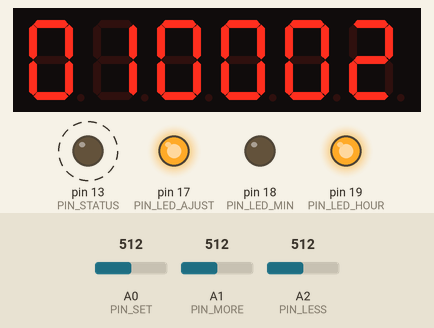
Bench run of a sketch on a simulated Arduino Uno, built with avr-gcc and run on an emulated ATmega328P. Parts: 6-digit seven-segment display, output pins drawn as LEDs (lit = HIGH). Wiring (inferred from the names in the program): 6-digit 7-segment display, segments lit when LOW: segments pin 0, pin 1, pin 2, pin 3, pin 4, pin 5, pin 6; digit selects pin 7, pin 8, pin 9, pin 10, pin 11, pin 12. Dashed ring = blinking. The inputs (shaded band) are chosen by the test bench; at power-on: A0 (PIN_SET) = 512, A1 (PIN_MORE) = 512, A2 (PIN_LESS) = 512. The segment pins are drawn as the display they are named for; pins used as bus, display or sensor lines are not drawn.

Above: at 1.8 s.
1.9 s: A0 (PIN_SET) set to 211
5.5 s: A0 (PIN_SET) set to 184
At 6.9 s:
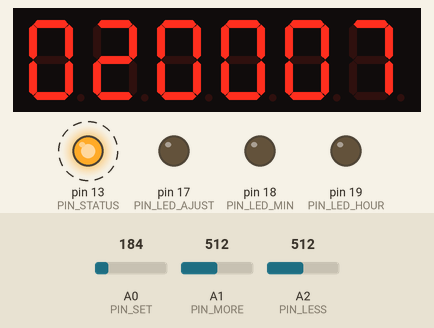
8.6 s: A0 (PIN_SET) set to 210
At 11.0 s:
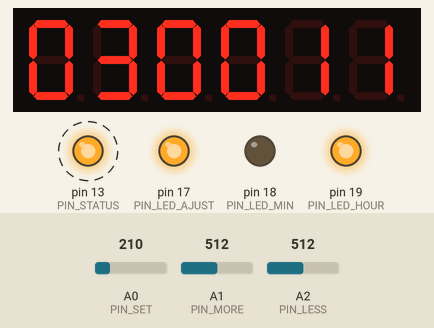
11.7 s: A1 (PIN_MORE) set to 190
At 13.0 s:
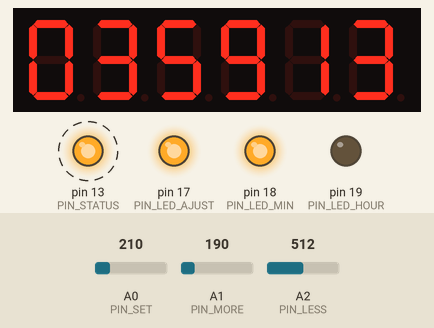
14.7 s: A2 (PIN_LESS) set to 190
At 16.1 s:
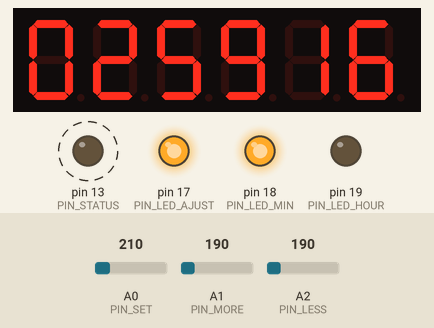
17.8 s: A1 (PIN_MORE) set to 210
At 19.0 s:
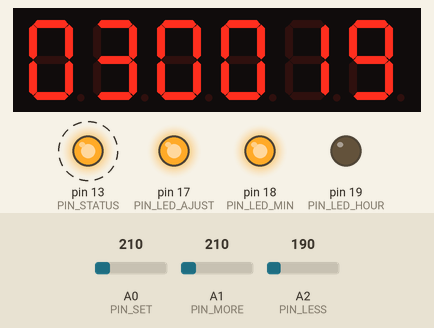
Timing chart, 0 to 21.9 s (numbered marks = the images above; inputs shaded):
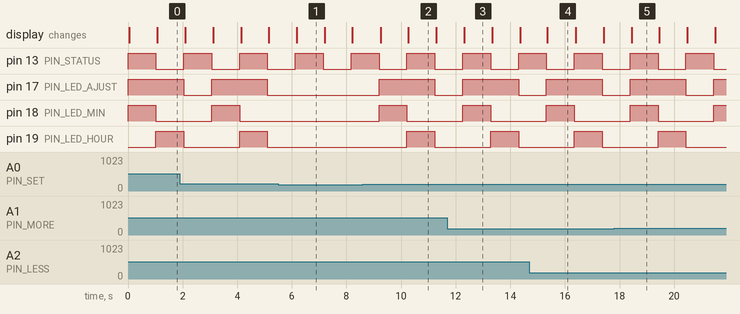

Measured:
- the behaviour switches between 200 and 199 on A0 (PIN_SET) (found by bisection; images 0 and 1)
- after the input at 5.5 s, pin 17 (PIN_LED_AJUST), pin 18 (PIN_LED_MIN): stays LOW (without the input it goes to HIGH after 0.63 s); pin 19 (PIN_LED_HOUR): stays LOW (without the input it goes to HIGH after 1.7 s)
- after the input at 8.6 s, pin 17 (PIN_LED_AJUST): LOW → HIGH after 0.59 s, → LOW 2.0 s later; pin 18 (PIN_LED_MIN): LOW → HIGH after 0.59 s, → LOW 1.0 s later; pin 19 (PIN_LED_HOUR): LOW → HIGH after 1.6 s, → LOW 1.0 s later
- by itself, pin 13 (PIN_STATUS): alternates HIGH for 1.0 s and LOW for 1.0 s
- what the display in image 1 shows lasts 1.0 s, from 6.2 s to 7.2 s

The sketch:

digitalClock.ino
```cpp
/*
  Digital clock watch with Arduino (ATmega 328) and 7 segment Display (MPX6 CA)

                             Sadraque Nunes
                             sadaquenunesmartiniano@gmail.com
    7 SEGMENT DISPLAY        07/06/2020
           A
    ::::::::::::::::         PIN OUT (Display)
    ::            ::
  F ::            :: B       IO0  -> SEGMENT A
    ::            ::         IO1  -> SEGMENT B
    ::     G      ::         IO2  -> SEGMENT C
    ::::::::::::::::         IO3  -> SEGMENT D
    ::            ::         IO4  -> SEGMENT E
  E ::            :: C       IO5  -> SEGMENT F
    ::            ::         IO6  -> SEGMENT G
    ::            ::         IO7  -> DISPLAY 1
    :::::::::::::::: ::      IO8  -> DISPLAY 2
           D         DP      IO9  -> DISPLAY 3
                             IO10 -> DISPLAY 4
                             IO11 -> DISPLAY 5
                             IO12 -> DISPLAY 6


*/


//timers
short int const PROGMEM DISPLAY_TIME = 1;
short int const PROGMEM TIME = 160;

//constants
short int const PROGMEM PIN_A = 0;
short int const PROGMEM PIN_B = 1;
short int const PROGMEM PIN_C = 2;
short int const PROGMEM PIN_D = 3;
short int const PROGMEM PIN_E = 4;
short int const PROGMEM PIN_F = 5;
short int const PROGMEM PIN_G = 6;
short int const PROGMEM PIN_1 = 7;
short int const PROGMEM PIN_2 = 8;
short int const PROGMEM PIN_3 = 9;
short int const PROGMEM PIN_4 = 10;
short int const PROGMEM PIN_5 = 11;
short int const PROGMEM PIN_6 = 12;
short int const PROGMEM PIN_STATUS = 13;
short int const PROGMEM PIN_SET = 14;
short int const PROGMEM PIN_MORE = 15;
short int const PROGMEM PIN_LESS = 16;
short int const PROGMEM PIN_LED_AJUST = 17;
short int const PROGMEM PIN_LED_MIN = 18;
short int const PROGMEM PIN_LED_HOUR = 19;


//clock control
short int seconds = 0;
short int minutes = 0;
short int hours = 0;
boolean ajust = false;
short int ajustCount = 0;

//components control
boolean sts = true; //status leds
short int set = false; //SET
short int more = false; //+
short int less = false; //-


//set the seconds
void setSeconds(){

  seconds = seconds + 1;
}

//set the minutes
void setMinutes(){

  minutes = minutes + 1;
}

//set the hours
void setHours(){

  hours = hours + 1;
}

//increments the minutes
void isMinute(){

  if(seconds == 60){
    setMinutes();
    seconds = 0;
  }
}

//increments the hours
void isHour(){

  if(minutes == 60){
    setHours();
    minutes = 0;
  }
}

//reset hour (23 to 00)
void resetHour(){

  if(hours == 24){

    hours = 0;
 }

}

//show leds status (the four flashing leds)
void showStatus(boolean state){

  if(state == true){

    digitalWrite(PIN_STATUS, HIGH);
    sts = false;

  }
  else if(state == false){

    digitalWrite(PIN_STATUS, LOW);
    sts = true;

    }
}

//shows the number on the diplay
void showNumber(int number, int disp){

  if(number == 0){

    digitalWrite(PIN_A, LOW);//SEGMENT A
    digitalWrite(PIN_B, LOW);//SEGMENT B
    digitalWrite(PIN_C, LOW);//SEGMENT C
    digitalWrite(PIN_D, LOW);//SEGMENT D
    digitalWrite(PIN_E, LOW);//SEGMENT E
    digitalWrite(PIN_F, LOW);//SEGMENT F
    digitalWrite(PIN_G, HIGH);//SEGMENT G

    digitalWrite((6 + disp), HIGH);//DISPLAY
    delay(DISPLAY_TIME);
    digitalWrite((6 + disp), LOW);//DISPLAY
  }

  if(number == 1){

    digitalWrite(PIN_A, HIGH);//SEGMENT A
    digitalWrite(PIN_B, LOW);//SEGMENT B
    digitalWrite(PIN_C, LOW);//SEGMENT C
    digitalWrite(PIN_D, HIGH);//SEGMENT D
    digitalWrite(PIN_E, HIGH);//SEGMENT E
    digitalWrite(PIN_F, HIGH);//SEGMENT F
    digitalWrite(PIN_G, HIGH);//SEGMENT G

    digitalWrite((6 + disp), HIGH);//DISPLAY
    delay(DISPLAY_TIME);
    digitalWrite((6 + disp), LOW);//DISPLAY
  }

  if(number == 2){

    digitalWrite(PIN_A, LOW);//SEGMENT A
    digitalWrite(PIN_B, LOW);//SEGMENT B
    digitalWrite(PIN_C, HIGH);//SEGMENT C
    digitalWrite(PIN_D, LOW);//SEGMENT D
    digitalWrite(PIN_E, LOW);//SEGMENT E
    digitalWrite(PIN_F, HIGH);//SEGMENT F
    digitalWrite(PIN_G, LOW);//SEGMENT G

    digitalWrite((6 + disp), HIGH);//DISPLAY
    delay(DISPLAY_TIME);
    digitalWrite((6 + disp), LOW);//DISPLAY

  }

  if(number == 3){

    digitalWrite(PIN_A, LOW);//SEGMENT A
    digitalWrite(PIN_B, LOW);//SEGMENT B
    digitalWrite(PIN_C, LOW);//SEGMENT C
    digitalWrite(PIN_D, LOW);//SEGMENT D
    digitalWrite(PIN_E, HIGH);//SEGMENT E
    digitalWrite(PIN_F, HIGH);//SEGMENT F
    digitalWrite(PIN_G, LOW);//SEGMENT G

    digitalWrite((6 + disp), HIGH);//DISPLAY
    delay(DISPLAY_TIME);
    digitalWrite((6 + disp), LOW);//DISPLAY
  }

  if(number == 4){

    digitalWrite(PIN_A, HIGH);//SEGMENT A
    digitalWrite(PIN_B, LOW);//SEGMENT B
    digitalWrite(PIN_C, LOW);//SEGMENT C
    digitalWrite(PIN_D, HIGH);//SEGMENT D
    digitalWrite(PIN_E, HIGH);//SEGMENT E
    digitalWrite(PIN_F, LOW);//SEGMENT F
    digitalWrite(PIN_G, LOW);//SEGMENT G

    digitalWrite((6 + disp), HIGH);//DISPLAY
    delay(DISPLAY_TIME);
    digitalWrite((6 + disp), LOW);//DISPLAY
  }

  if(number == 5){

    digitalWrite(PIN_A, LOW);//SEGMENT A
    digitalWrite(PIN_B, HIGH);//SEGMENT B
    digitalWrite(PIN_C, LOW);//SEGMENT C
    digitalWrite(PIN_D, LOW);//SEGMENT D
    digitalWrite(PIN_E, HIGH);//SEGMENT E
    digitalWrite(PIN_F, LOW);//SEGMENT F
    digitalWrite(PIN_G, LOW);//SEGMENT G

    digitalWrite((6 + disp), HIGH);//DISPLAY
    delay(DISPLAY_TIME);
    digitalWrite((6 + disp), LOW);//DISPLAY
  }

  if(number == 6){

    digitalWrite(PIN_A, LOW);//SEGMENT A
    digitalWrite(PIN_B, HIGH);//SEGMENT B
    digitalWrite(PIN_C, LOW);//SEGMENT C
    digitalWrite(PIN_D, LOW);//SEGMENT D
    digitalWrite(PIN_E, LOW);//SEGMENT E
    digitalWrite(PIN_F, LOW);//SEGMENT F
    digitalWrite(PIN_G, LOW);//SEGMENT G

    digitalWrite((6 + disp), HIGH);//DISPLAY
    delay(DISPLAY_TIME);
    digitalWrite((6 + disp), LOW);//DISPLAY
  }

  if(number == 7){

    digitalWrite(PIN_A, LOW);//SEGMENT A
    digitalWrite(PIN_B, LOW);//SEGMENT B
    digitalWrite(PIN_C, LOW);//SEGMENT C
    digitalWrite(PIN_D, HIGH);//SEGMENT D
    digitalWrite(PIN_E, HIGH);//SEGMENT E
    digitalWrite(PIN_F, HIGH);//SEGMENT F
    digitalWrite(PIN_G, HIGH);//SEGMENT G

    digitalWrite((6 + disp), HIGH);//DISPLAY
    delay(DISPLAY_TIME);
    digitalWrite((6 + disp), LOW);//DISPLAY
  }

  if(number == 8){

    digitalWrite(PIN_A, LOW);//SEGMENT A
    digitalWrite(PIN_B, LOW);//SEGMENT B
    digitalWrite(PIN_C, LOW);//SEGMENT C
    digitalWrite(PIN_D, LOW);//SEGMENT D
    digitalWrite(PIN_E, LOW);//SEGMENT E
    digitalWrite(PIN_F, LOW);//SEGMENT F
    digitalWrite(PIN_G, LOW);//SEGMENT G

    digitalWrite((6 + disp), HIGH);//DISPLAY
    delay(DISPLAY_TIME);
    digitalWrite((6 + disp), LOW);//DISPLAY
  }

  if(number == 9){

    digitalWrite(PIN_A, LOW);//SEGMENT A
    digitalWrite(PIN_B, LOW);//SEGMENT B
    digitalWrite(PIN_C, LOW);//SEGMENT C
    digitalWrite(PIN_D, LOW);//SEGMENT D
    digitalWrite(PIN_E, HIGH);//SEGMENT E
    digitalWrite(PIN_F, LOW);//SEGMENT F
    digitalWrite(PIN_G, LOW);//SEGMENT G

    digitalWrite((6 + disp), HIGH);//DISPLAY
    delay(DISPLAY_TIME);
    digitalWrite((6 + disp), LOW);//DISPLAY
  }
}

//shows the complete time on the display
void showClock(){

  showStatus(sts);

  for(int j = 0; j <= TIME; j++){

    showNumber((seconds % 10), 6);
    showNumber((seconds / 10), 5);

    showNumber((minutes % 10), 4);
    showNumber((minutes / 10), 3);

    showNumber((hours % 10), 2);
    showNumber((hours / 10), 1);

  }

}

//enable the manual clock config
void buttonSet(){

  if(analogRead(PIN_SET) >= 200){

    ajustCount = ajustCount + 1;
    }

  if(ajustCount == 1){

    digitalWrite(PIN_LED_AJUST, HIGH);
    digitalWrite(PIN_LED_MIN, HIGH);
    ajust = true;
    }

  if(ajustCount == 2){

    digitalWrite(PIN_LED_MIN, LOW);
    digitalWrite(PIN_LED_HOUR, HIGH);
    ajust = true;
    }

  if(ajustCount == 3){

    digitalWrite(PIN_LED_AJUST, LOW);
    digitalWrite(PIN_LED_MIN, LOW);
    digitalWrite(PIN_LED_HOUR, LOW);
    ajustCount = 0;
    ajust = false;
    }
  }

//add one more
void buttonMore(){

  if(analogRead(PIN_MORE) >= 200){

    if(ajust == true and ajustCount == 1){

      setMinutes();
      isMinute();
      }

    if(ajust == true and ajustCount == 2){

      setHours();
      isHour();
      }
  }

}

//remove one more
void buttonLess(){

  if(analogRead(PIN_LESS) >= 200){

    if(ajust == true and ajustCount == 1){

      minutes = minutes - 1;
        if(minutes == -1){

          minutes = 59;
          }

      }

    if(ajust == true and ajustCount == 2){

      hours = hours - 1;
        if(hours == -1){

          hours = 23;
          }

      }
  }

}


void setup() {

  for(int i = 0; i<=13; i++){pinMode(i, OUTPUT);}

  pinMode(PIN_SET, INPUT);
  pinMode(PIN_MORE, INPUT);
  pinMode(PIN_LESS, INPUT);

  pinMode(PIN_LED_AJUST, OUTPUT);
  pinMode(PIN_LED_MIN, OUTPUT);
  pinMode(PIN_LED_HOUR, OUTPUT);
}

void loop() {

  buttonSet();

  buttonLess();

  buttonMore();

  setSeconds();

  isMinute();

  isHour();

  resetHour();

  showClock();

}
```
